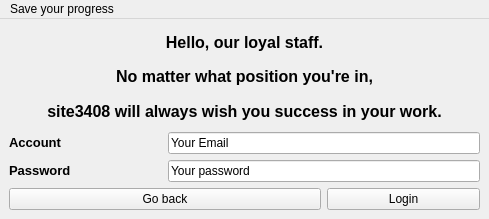
<?xml version="1.0" encoding="UTF-8"?>
<ui version="4.0">
 <class>stufflogin</class>
 <widget class="QMainWindow" name="stufflogin">
  <property name="geometry">
   <rect>
    <x>0</x>
    <y>0</y>
    <width>489</width>
    <height>219</height>
   </rect>
  </property>
  <property name="windowTitle">
   <string>Site-3408 welcome you.</string>
  </property>
  <widget class="QWidget" name="centralwidget">
   <layout class="QGridLayout" name="gridLayout">
    <item row="0" column="0" colspan="3">
     <widget class="QLabel" name="label">
      <property name="text">
       <string>&lt;html&gt;&lt;head/&gt;&lt;body&gt;&lt;p align=&quot;center&quot;&gt;&lt;span style=&quot; font-size:12pt; font-weight:600;&quot;&gt;Hello, our loyal staff.&lt;/span&gt;&lt;/p&gt;&lt;/body&gt;&lt;/html&gt;</string>
      </property>
     </widget>
    </item>
    <item row="1" column="0" colspan="3">
     <widget class="QLabel" name="label_2">
      <property name="text">
       <string>&lt;html&gt;&lt;head/&gt;&lt;body&gt;&lt;p align=&quot;center&quot;&gt;&lt;span style=&quot; font-size:12pt; font-weight:600;&quot;&gt;No matter what position you're in,&lt;/span&gt;&lt;/p&gt;&lt;/body&gt;&lt;/html&gt;</string>
      </property>
     </widget>
    </item>
    <item row="2" column="0" colspan="3">
     <widget class="QLabel" name="label_3">
      <property name="text">
       <string>&lt;html&gt;&lt;head/&gt;&lt;body&gt;&lt;p align=&quot;center&quot;&gt;&lt;span style=&quot; font-size:12pt; font-weight:600;&quot;&gt;site3408 will always wish you success in your work.&lt;/span&gt;&lt;/p&gt;&lt;/body&gt;&lt;/html&gt;</string>
      </property>
     </widget>
    </item>
    <item row="3" column="0">
     <widget class="QLabel" name="label_4">
      <property name="text">
       <string>&lt;html&gt;&lt;head/&gt;&lt;body&gt;&lt;p&gt;&lt;span style=&quot; font-size:10pt; font-weight:600;&quot;&gt;Account&lt;/span&gt;&lt;/p&gt;&lt;/body&gt;&lt;/html&gt;</string>
      </property>
     </widget>
    </item>
    <item row="3" column="1" colspan="2">
     <widget class="QLineEdit" name="lineEdit">
      <property name="text">
       <string>Your Email</string>
      </property>
     </widget>
    </item>
    <item row="4" column="0">
     <widget class="QLabel" name="label_5">
      <property name="text">
       <string>&lt;html&gt;&lt;head/&gt;&lt;body&gt;&lt;p&gt;&lt;span style=&quot; font-size:10pt; font-weight:600;&quot;&gt;Password&lt;/span&gt;&lt;/p&gt;&lt;/body&gt;&lt;/html&gt;</string>
      </property>
     </widget>
    </item>
    <item row="4" column="1" colspan="2">
     <widget class="QLineEdit" name="lineEdit_2">
      <property name="text">
       <string>Your password</string>
      </property>
     </widget>
    </item>
    <item row="5" column="0" colspan="2">
     <widget class="QPushButton" name="Goback">
      <property name="text">
       <string>Go back</string>
      </property>
     </widget>
    </item>
    <item row="5" column="2">
     <widget class="QPushButton" name="Login">
      <property name="text">
       <string>Login</string>
      </property>
     </widget>
    </item>
   </layout>
  </widget>
  <widget class="QMenuBar" name="menubar">
   <property name="geometry">
    <rect>
     <x>0</x>
     <y>0</y>
     <width>489</width>
     <height>25</height>
    </rect>
   </property>
   <widget class="QMenu" name="menuSave_your_progress">
    <property name="title">
     <string>Save your progress</string>
    </property>
   </widget>
   <addaction name="menuSave_your_progress"/>
  </widget>
 </widget>
 <resources/>
 <connections/>
</ui>
